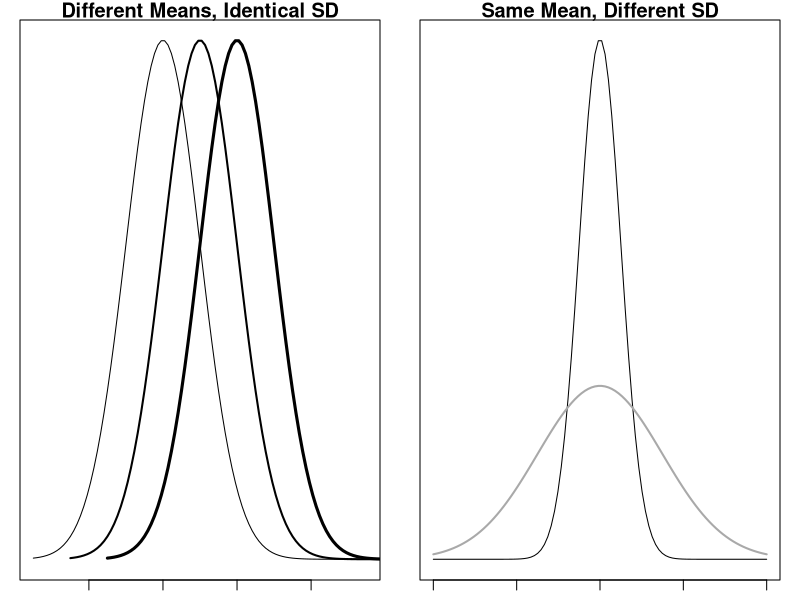
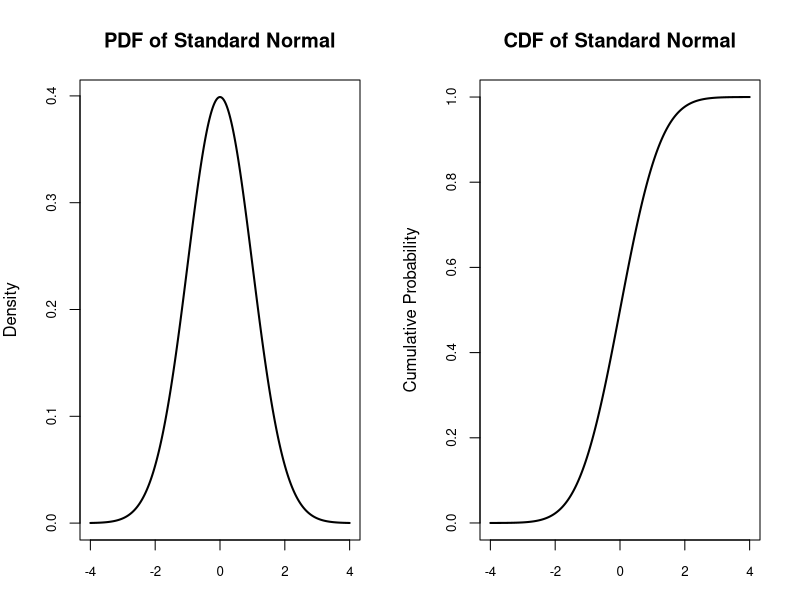
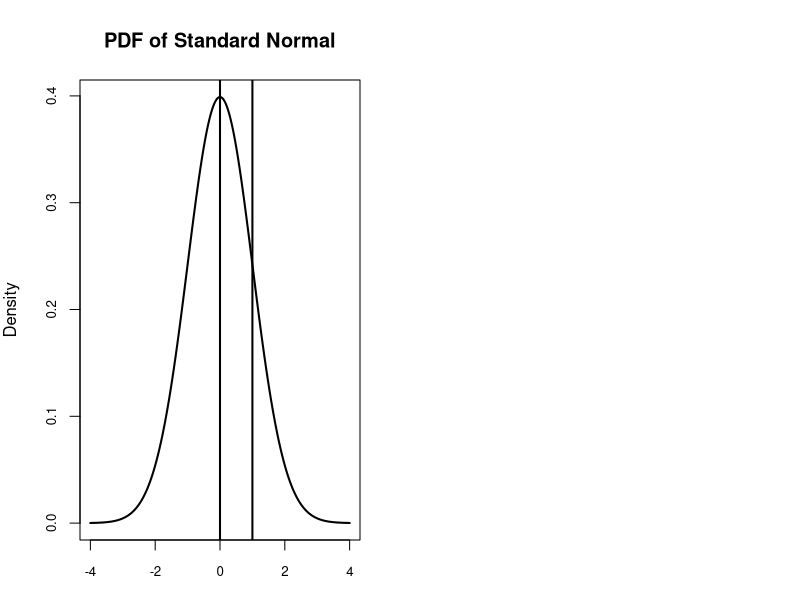
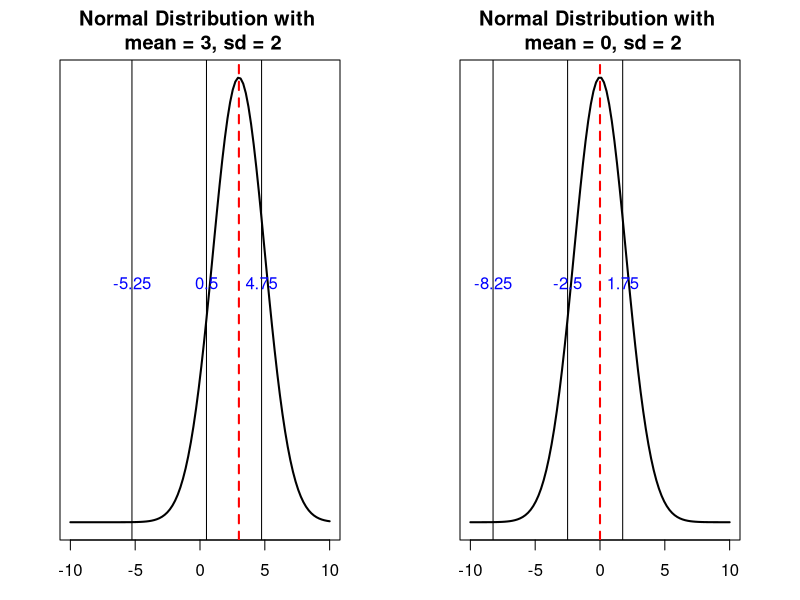
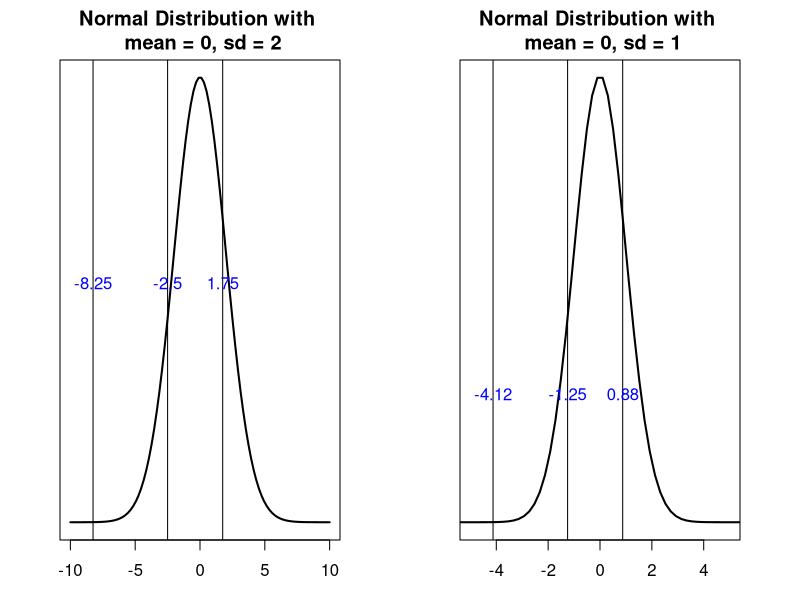

The R source for these figures, in order: (Note: this script raises an error after producing the figures.)
## ---- chunk 1
# Figures 30 and 31 (went out of order)
par(mfrow = c(1,2))
par(mar = rep(1,4))
xlim. <- c(-3.5,5.5)
plot(x = seq(xlim.[1],xlim.[2], length.out = 100), y = dnorm(seq(xlim.[1],xlim.[2],length.out = 100)), 
     xlab = "", ylab = "Y", type = "l", yaxt = 'n', xlim = xlim.,
     main = "Different Means, Identical SD")
lines(x = seq(xlim.[1],xlim.[2], length.out = 100) + 1, y = dnorm(seq(xlim.[1],xlim.[2],length.out = 100)), lwd = 2)
lines(x = seq(xlim.[1],xlim.[2], length.out = 100) + 2, y = dnorm(seq(xlim.[1],xlim.[2],length.out = 100)), lwd = 3)


xlim. <- c(-4,4)

plot(x = seq(xlim.[1],xlim.[2], length.out = 100), 
     y = dnorm(seq(xlim.[1],xlim.[2],length.out = 100), mean = 0, sd = 0.5), 
     xlab = "", ylab = NA, type = "l", yaxt = 'n', xlim = xlim.,
     main = "Same Mean, Different SD")

lines(x = seq(xlim.[1],xlim.[2], length.out = 100), 
      y = dnorm(seq(xlim.[1],xlim.[2],length.out = 100), mean = 0, sd = 1.5), 
      col = 'darkgray', lwd = 2)

labels <- c(expression(paste(mu,"-3",sigma)), expression(paste(mu,"-2",sigma)))

## ---- chunk 2
set.seed(3000)
xseq<-seq(-4,4,.01)
densities<-dnorm(xseq, 0,1)
cumulative<-pnorm(xseq, 0, 1)
randomdeviates<-rnorm(1000,0,1)
par(mfrow=c(1,2), mar=c(3,4,4,2))
plot(xseq, densities,xlab="", ylab="Density", type="l",lwd=2, cex=2, main="PDF of Standard Normal", cex.axis=.8)
plot(xseq, cumulative, xlab="", ylab="Cumulative Probability",type="l",lwd=2, cex=2, main="CDF of Standard Normal", cex.axis=.8)
## ---- chunk 3
set.seed(3000)
xseq<-seq(-4,4,.01)
densities<-dnorm(xseq, 0,1)
cumulative<-pnorm(xseq, 0, 1)
randomdeviates<-rnorm(1000,0,1)
plot(xseq, densities,xlab="", ylab="Density", type="l",lwd=2, cex=2, main="PDF of Standard Normal", cex.axis=.8)
abline(v = c(0,1), lwd = 2)
## ---- chunk 4
library(knitr)
library(kableExtra)
par(mfrow = c(1,2))
par(mar = rep(3,4))
set.seed(1)

plot(x = seq(-10,10, length.out = 100), 
     y = dnorm(seq(-10,10, length.out = 100), mean = 3, sd = 2), 
     ylab = "", type = "l", yaxt = 'n', lwd = 2,xlab = "",xlim = c(-10,10),
     main = "Normal Distribution with \n mean = 3, sd = 2")
samp <- c(-5.25, 0.5, 4.75)
abline(v = samp)
abline(v = 3, col = "red",lwd = 2, lty = 2)
text(x = samp, y = 0.1, labels = round(samp,2), pos = 3, col = 'blue',cex = 1)

plot(x = seq(-10,10,  length.out = 100), 
     y = dnorm(seq(-10,10,  length.out = 100), mean = 0, sd = 2), 
     ylab = "", type = "l", yaxt = 'n', lwd = 2,xlab = "",xlim = c(-10,10),
     main = "Normal Distribution with \n mean = 0, sd = 2")
samp <- samp - 3
abline(v = samp)
abline(v = 0, col = "red",lwd = 2, lty = 2)
text(x = samp, y = 0.1, labels = round(samp,2), pos = 3, col = 'blue',cex = 1)

## ---- chunk 5
library(knitr)
library(kableExtra)
par(mfrow = c(1,2))
par(mar = rep(3,4))
set.seed(1)

plot(x = seq(-10,10,  length.out = 100), 
     y = dnorm(seq(-10,10,  length.out = 100), mean = 0, sd = 2), 
     ylab = "", type = "l", yaxt = 'n', lwd = 2,xlab = "",xlim = c(-10,10),
     main = "Normal Distribution with \n mean = 0, sd = 2")
samp <- samp
abline(v = samp)
text(x = samp, y = 0.1, labels = round(samp,2), pos = 3, col = 'blue',cex = 1)

plot(x = seq(-10,10,  length.out = 100), 
     y = dnorm(seq(-10,10,  length.out = 100), mean = 0, sd = 1), 
     ylab = "", type = "l", yaxt = 'n', lwd = 2,xlab = "",xlim = c(-5,5),
     main = "Normal Distribution with \n mean = 0, sd = 1")
samp = samp/2
abline(v = samp)
text(x = samp, y = 0.1, labels = round(samp,2), pos = 3, col = 'blue',cex = 1)

## ---- chunk 6
gsub('(.{1,90})(\\s|$)', '\\1\n', paste(prefix., input.content[19])) %>% cat()
## ---- chunk 7
responses.gpt[19] %>% cat()
## ---- chunk 8
par(mfrow = c(1,1)) # This tells R to put 1 row, 1 columns
plot(x = seq(-4,4, length.out = 100), 
     y = dnorm(seq(-4,4,length.out = 100)), ylab = "", type = "l", yaxt = 'n', xlab = "Quantile", lwd = 2)
abline(v = c(-1.96, 1.96), lwd = 2, col = "green")
abline(v = c(-2.58, 2.58), lwd = 2, col = "blue")
abline(v = c(-3.29, 3.29), lwd = 2, col = "red")

#x axis labels and percentages need to be added 
## ---- chunk 9
gsub('(.{1,90})(\\s|$)', '\\1\n', paste(prefix., input.content[17])) %>% cat()
## ---- chunk 10
responses.gpt[17] %>% cat()
## ---- chunk 11
gsub('(.{1,90})(\\s|$)', '\\1\n', paste(prefix., input.content[18])) %>% cat()
## ---- chunk 12
responses.gpt[18] %>% cat()
## ---- chunk 13

require(kableExtra)
set.seed(1)

obs <- round(rnorm(100),3) %>% sort()
hist(obs,20)
## ---- chunk 14

require(kableExtra)
set.seed(1)

obs <- round(rnorm(100),3) %>% sort()
rank.y <- order(obs)
probability <- (rank.y - 0.5)/length(obs)

df <- data.frame(obs = obs, 
                 rank.obs = rank.y, 
                 probability = probability,
                 theoretical.quantiles = round(qnorm(probability),3),
                 observed.quantiles = round((obs - mean(obs))/(sd(obs)),3))

df %>% head %>% kable() %>%
  kable_styling(full_width = F)

## ---- chunk 15

require(kableExtra)
set.seed(1)

obs <- round(rnorm(100),3) %>% sort()
rank.y <- order(obs)
probability <- (rank.y - 0.5)/length(obs)

df <- data.frame(obs = obs, 
                 rank.obs = rank.y, 
                 probability = probability,
                 theoretical.quantiles = round(qnorm(probability),3),
                 observed.quantiles = round((obs - mean(obs))/(sd(obs)),3))



plot(df$observed.quantiles, df$theoretical.quantiles,
     xlab = "Observed quantiles", ylab = "Theoretical quantiles")

abline(a = 0, b = 1, col = 'red', lwd = 2)

## ---- chunk 16
require(kableExtra)
set.seed(1)

par(mfrow = c(2,2))
par(mar = c(3,3,1,1))
obs <- round(c(rnorm(50),rnorm(50,mean = 2, sd = 0.3)),3) %>% sort()
rank.y <- order(obs)
probability <- (rank.y - 0.5)/length(obs)

hist(obs,20)

df <- data.frame(obs = obs, 
                 rank.obs = rank.y, 
                 probability = probability,
                 theoretical.quantiles = round(qnorm(probability),3),
                 observed.quantiles = round((obs - mean(obs))/(sd(obs)),3))

plot(df$observed.quantiles, df$theoretical.quantiles,
     xlab = "Observed quantiles", ylab = "Theoretical quantiles")
abline(a = 0, b = 1, col = 'red', lwd = 2)


# df %>% head %>% kable() %>%
#   kable_styling(full_width = F)%>%
#   row_spec(5, bold = T, color = "white", background = "red")

plot(df$rank.obs, (df$theoretical.quantiles - df$observed.quantiles), xlab = "Rank",ylab = "Obs - Exp")
abline(h = 0)

## ---- chunk 17
gsub('(.{1,90})(\\s|$)', '\\1\n', paste(prefix., input.content[16])) %>% cat()
## ---- chunk 18
responses.gpt[16] %>% cat()
